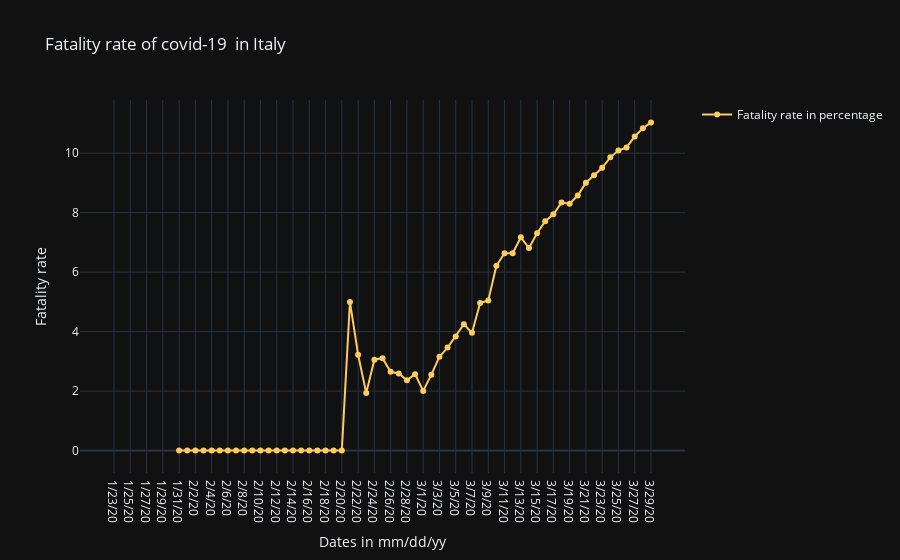

Notebook code for this chart:
### Code cell
fig_fatality.show()

### Figure 1 — Plotly figure (JSON) as saved in the notebook; plotly's stock layout.template omitted (floating-point values rounded to 4 significant figures)
{"data": [{"line": {"color": "#FECC5C"}, "mode": "lines+markers", "name": "Fatality rate in percentage", "type": "scatter", "x": ["1/23/20", "1/24/20", "1/25/20", "1/26/20", "1/27/20", "1/28/20", "1/29/20", "1/30/20", "1/31/20", "2/1/20", "2/2/20", "2/3/20", "2/4/20", "2/5/20", "2/6/20", "2/7/20", "2/8/20", "2/9/20", "2/10/20", "2/11/20", "2/12/20", "2/13/20", "2/14/20", "2/15/20", "2/16/20", "2/17/20", "2/18/20", "2/19/20", "2/20/20", "2/21/20", "2/22/20", "2/23/20", "2/24/20", "2/25/20", "2/26/20", "2/27/20", "2/28/20", "2/29/20", "3/1/20", "3/2/20", "3/3/20", "3/4/20", "3/5/20", "3/6/20", "3/7/20", "3/8/20", "3/9/20", "3/10/20", "3/11/20", "3/12/20", "3/13/20", "3/14/20", "3/15/20", "3/16/20", "3/17/20", "3/18/20", "3/19/20", "3/20/20", "3/21/20", "3/22/20", "3/23/20", "3/24/20", "3/25/20", "3/26/20", "3/27/20", "3/28/20", "3/29/20"], "y": [null, null, null, null, null, null, null, null, 0, 0, 0, 0, 0, 0, 0, 0, 0, 0, 0, 0, 0, 0, 0, 0, 0, 0, 0, 0, 0, 5, 3.226, 1.935, 3.057, 3.106, 2.649, 2.595, 2.365, 2.571, 2.007, 2.554, 3.157, 3.464, 3.836, 4.249, 3.961, 4.963, 5.048, 6.217, 6.636, 6.636, 7.169, 6.811, 7.31, 7.713, 7.945, 8.339, 8.298, 8.575, 9.006, 9.26, 9.506, 9.859, 10.09, 10.19, 10.56, 10.84, 11.03]}], "layout": {"showlegend": true, "title": {"text": "Fatality rate of covid-19  in Italy"}, "xaxis": {"title": {"text": "Dates in mm/dd/yy"}}, "yaxis": {"title": {"text": "Fatality rate"}}}}
